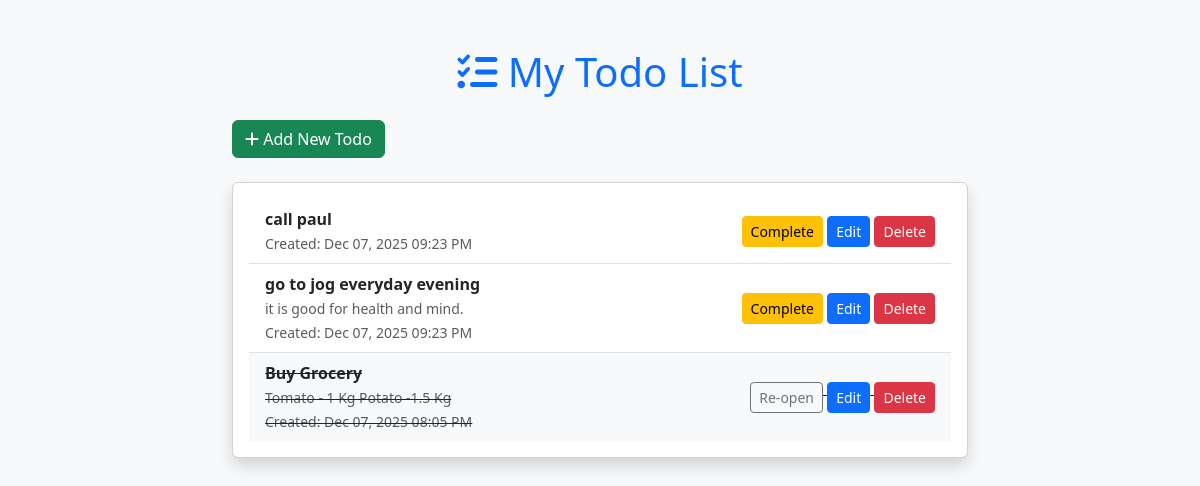
The page / on the database its author committed.
### todos/models.py (models this page shows, shortened)
class ToDo(models.Model):
    title = models.CharField(max_length=100)
    description = models.TextField(blank=True, null=True)
    completed = models.BooleanField(default=False)
    created_at = models.DateTimeField(default=timezone.now)

### todos/views.py (the view)
# urls.py: path('', views.todo_list, name='todo_list'),
def todo_list(request):
    todos = ToDo.objects.all().order_by('-created_at')
    return render(request, 'todo_list.html', {'todos': todos})

### templates/todo_list.html
{% extends 'base.html' %}
{% block content %}
<a href="{% url 'todo_add' %}" class="btn btn-success mb-4">
    <i class="fas fa-plus"></i> Add New Todo
</a>
<div class="card shadow">
    <div class="card-body">
        {% if todos %}
            <ul class="list-group list-group-flush">
                {% for todo in todos %}
                    <li class="list-group-item d-flex justify-content-between align-items-center {% if todo.completed %}bg-light text-decoration-line-through{% endif %}">
                        <div>
                            <strong>{{ todo.title }}</strong>
                            {% if todo.description %}
                                <br><small class="text-muted">{{ todo.description }}</small>
                            {% endif %}
                            <br><small class="text-muted">Created: {{ todo.created_at|date:"M d, Y h:i A" }}</small>
                        </div>
                        <div>
                            <a href="{% url 'todo_toggle' todo.pk %}" class="btn btn-sm {% if todo.completed %}btn-outline-secondary{% else %}btn-warning{% endif %}">
                                {% if todo.completed %}Re-open{% else %}Complete{% endif %}
                            </a>
                            <a href="{% url 'todo_update' todo.pk %}" class="btn btn-sm btn-primary">Edit</a>
                            <a href="{% url 'todo_delete' todo.pk %}" class="btn btn-sm btn-danger" onclick="return confirm('Delete this todo?')">Delete</a>
                        </div>
                    </li>
                {% endfor %}
            </ul>
        {% else %}
            <p class="text-center text-muted">No todos yet. Click "Add New Todo" to start!</p>
        {% endif %}
    </div>
</div>
{% endblock %}

### templates/base.html (shortened to what this page needs)
<!DOCTYPE html>
<html lang="en">
<head>
    <link href="https://cdn.jsdelivr.net/npm/bootstrap@5.3.3/dist/css/bootstrap.min.css" rel="stylesheet">
    <link href="https://cdnjs.cloudflare.com/ajax/libs/font-awesome/6.5.0/css/all.min.css" rel="stylesheet">
</head>
<body class="bg-light">
    <div class="container mt-5">
        <div class="row">
            <div class="col-md-8 mx-auto">
                <h1 class="text-center mb-4 text-primary"><i class="fas fa-tasks"></i> My Todo List</h1>
                {% block content %}
                {% endblock %}
            </div>
        </div>
    </div>
</body>
</html>

### rows shown on the page
ToDo: title "call paul", created_at "Dec 07, 2025 09:23 PM", completed "Complete"
ToDo: title "go to jog everyday evening", description "it is good for health and mind.", created_at "Dec 07, 2025 09:23 PM", completed "Complete"
ToDo: title "Buy Grocery", description "Tomato - 1 Kg Potato -1.5 Kg", created_at "Dec 07, 2025 08:05 PM", completed "Re-open"
